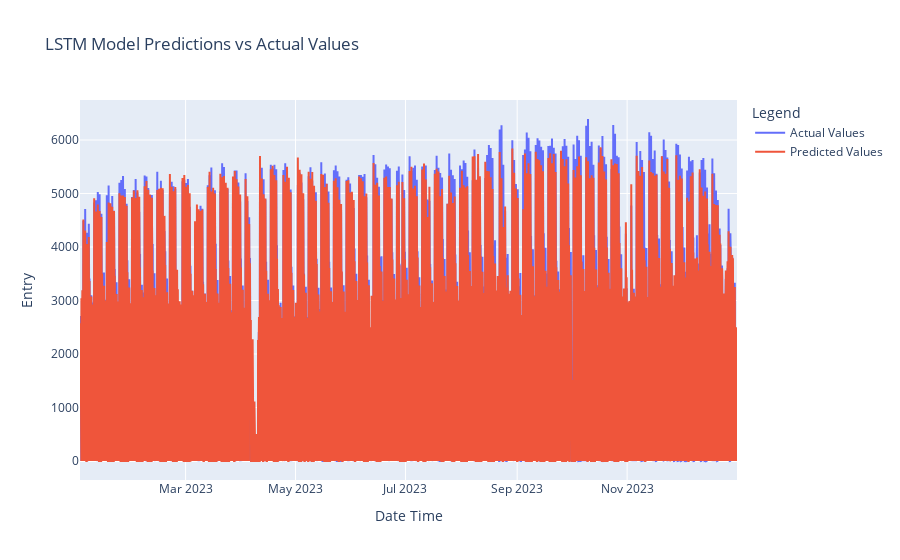

Source (notebook cell):
### Code cell
import matplotlib.pyplot as plt
from sklearn.metrics import mean_squared_error, mean_absolute_error, r2_score
import plotly.graph_objects as go

# Assuming df is the original DataFrame with the 'Date Time' column
# Extract the 'Date Time' column for the entire dataset
date_time_test = df['Date Time']

# Load the scaler for inverse transformation
scaler_entry = joblib.load('model/scaler_entry.pkl')

# Make predictions on the test set
y_pred = model.predict(X_test)

# Inverse transform the predictions and actual values
# Create a DataFrame to hold the predictions and actual values
df_pred = pd.DataFrame(y_pred, columns=['Entry'])
df_actual = pd.DataFrame(y_test, columns=['Entry'])

# Inverse transform the 'Entry' column
y_pred_inv = scaler_entry.inverse_transform(df_pred)
y_test_inv = scaler_entry.inverse_transform(df_actual)

# Ensure date_time_test matches the length of y_test_inv and y_pred_inv
date_time_test = date_time_test[-len(y_test_inv):]

# Round the predictions to the nearest whole number and ensure non-negative values
y_pred_inv = np.round(np.maximum(y_pred_inv, 0))
y_test_inv = np.round(np.maximum(y_test_inv, 0))

# Calculate evaluation metrics
mse = mean_squared_error(y_test_inv, y_pred_inv)
mae = mean_absolute_error(y_test_inv, y_pred_inv)
r2 = r2_score(y_test_inv, y_pred_inv)

# Print evaluation metrics
print(f"Mean Squared Error (MSE): {mse}")
print(f"Mean Absolute Error (MAE): {mae}")
print(f"R-squared (R²): {r2}")

# Plot the results with 'Date Time' as the x-axis using Plotly
fig = go.Figure()

fig.add_trace(go.Scatter(x=date_time_test, y=y_test_inv.flatten(), mode='lines', name='Actual Values'))
fig.add_trace(go.Scatter(x=date_time_test, y=y_pred_inv.flatten(), mode='lines', name='Predicted Values'))

fig.update_layout(
    title='LSTM Model Predictions vs Actual Values',
    xaxis_title='Date Time',
    yaxis_title='Entry',
    legend_title='Legend'
)

fig.show()

### Figure 1 — Plotly figure (JSON) as saved in the notebook; plotly's stock layout.template omitted (floating-point values rounded to 4 significant figures; data arrays with more than 128 entries replaced by an {"elided": "..."} marker saying what was removed)
{"data": [{"mode": "lines", "name": "Actual Values", "type": "scatter", "x": {"elided": "7294 str values"}, "y": {"elided": "7294 int values"}}, {"mode": "lines", "name": "Predicted Values", "type": "scatter", "x": {"elided": "7294 str values"}, "y": {"elided": "7294 int values"}}], "layout": {"legend": {"title": {"text": "Legend"}}, "title": {"text": "LSTM Model Predictions vs Actual Values"}, "xaxis": {"title": {"text": "Date Time"}}, "yaxis": {"title": {"text": "Entry"}}}}
